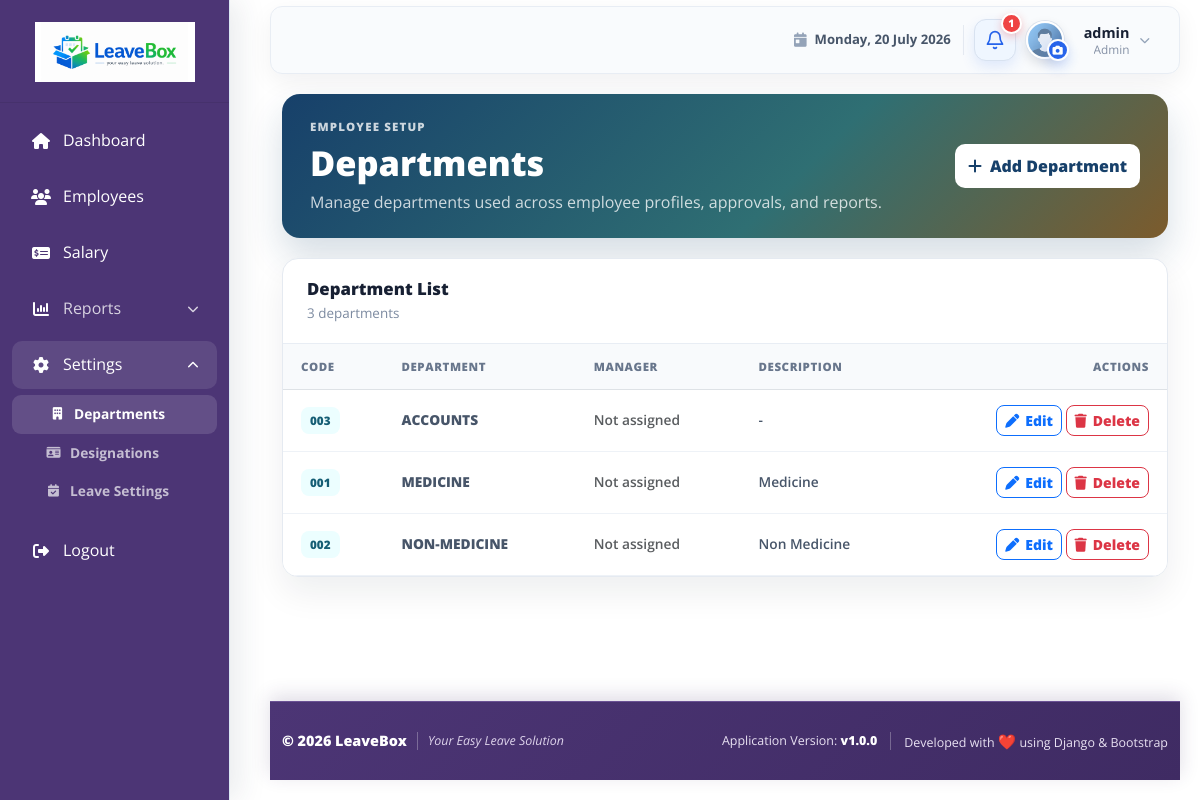
/employee/setup/departments/ (signed in), run on an earlier commit of the app's database.
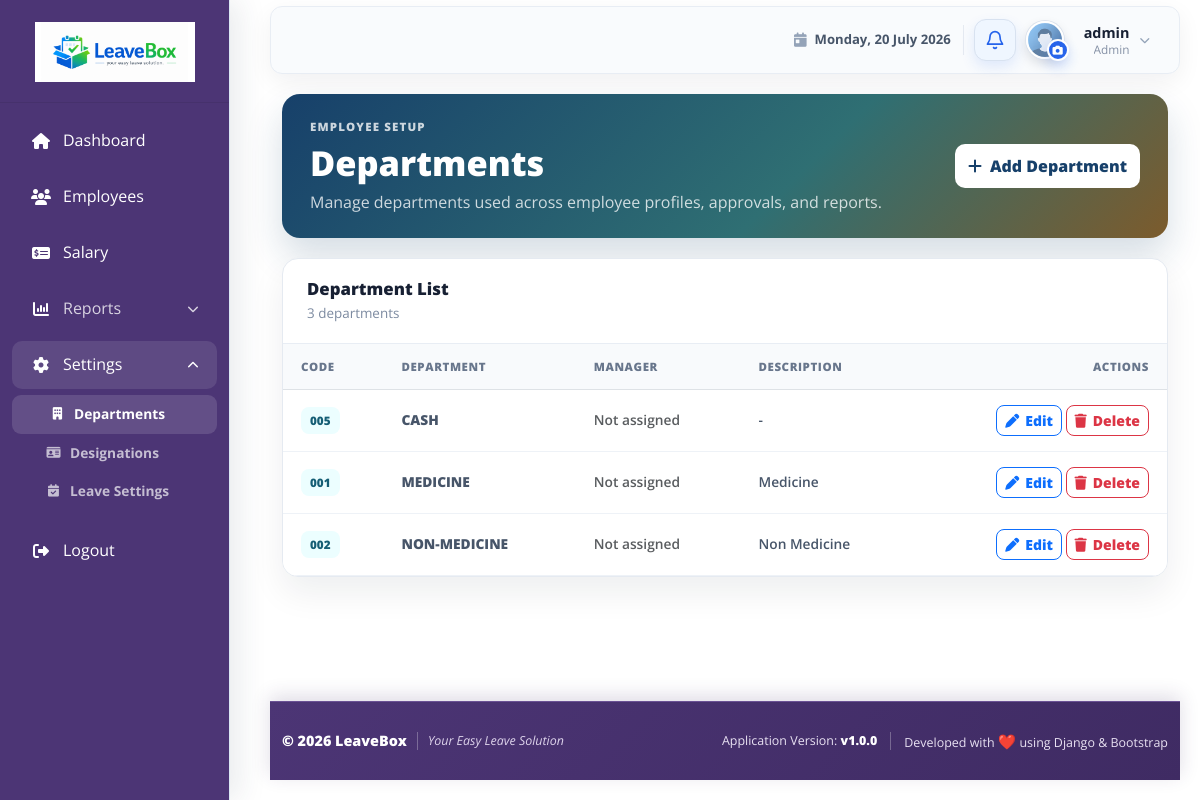
And on a later commit of the database.
### departments/models.py (models this page shows, shortened)
class Department(models.Model):
    name = models.CharField(max_length=100, unique=True)
    code = models.CharField(max_length=20, unique=True)
    description = models.TextField(blank=True, null=True)
    manager = models.ForeignKey(
        'employees.Employee',
        on_delete=models.SET_NULL,
        null=True,
        blank=True,
        related_name='managed_departments'
    )
    created_at = models.DateTimeField(auto_now_add=True)
    updated_at = models.DateTimeField(auto_now=True)
    class Meta:
        ordering = ['name']
        verbose_name = "Department"
        verbose_name_plural = "Departments"
        constraints = [
            models.UniqueConstraint(
                Lower('name'),
                name='unique_department_name_ci',
            ),
        ]

### employees/views.py (the view)
# urls.py: path('setup/departments/', views.DepartmentListView.as_view(), name='department_list'),
class DepartmentListView(LoginRequiredMixin, AdminAccessMixin, ListView):
    model = Department
    template_name = 'setup/department_list.html'
    context_object_name = 'departments'
    def get_queryset(self):
        return Department.objects.select_related('manager__user').order_by('name')

### LAF/templatetags/navigation_tags.py (called while the page is built)
@register.simple_tag
def url_name_active(request, *url_names):
    resolver_match = getattr(request, 'resolver_match', None)
    current_url_name = getattr(resolver_match, 'url_name', None)
    return current_url_name in url_names

### employees/context_processors.py (called while the page is built)
def current_profile_picture(request):
    default_avatar_url = static('images/avatar.png')
    profile_picture_url = default_avatar_url
    user = getattr(request, 'user', None)
    if user and user.is_authenticated:
        try:
            employee = Employee.objects.select_related('extended_profile').get(user=user)
            try:
                profile = employee.extended_profile
            except EmpProfile.DoesNotExist:
                profile = None
            if profile and profile.profile_picture:
                profile_picture_url = profile.profile_picture.url
        except Employee.DoesNotExist:
            pass
    return {
        'current_profile_picture_url': profile_picture_url,
        'default_avatar_url': default_avatar_url,
    }

### templates/setup/department_list.html
{% extends 'base/base.html' %}
{% load static %}
{% block extra_css %}
    <link rel="stylesheet" href="{% static 'css/setup.css' %}">
{% endblock %}
{% block content %}
<div class="setup-page">
    <header class="setup-header">
        <div>
            <span class="setup-eyebrow">Employee setup</span>
            <h1>Departments</h1>
            <p>Manage departments used across employee profiles, approvals, and reports.</p>
        </div>
        <a href="{% url 'department_add' %}" class="btn btn-primary setup-add-button">
            <i class="fas fa-plus" aria-hidden="true"></i>
            Add Department
        </a>
    </header>
    <section class="setup-card">
        <div class="setup-card-header">
            <div>
                <h2>Department List</h2>
                <p>{{ departments|length }} department{{ departments|length|pluralize }}</p>
            </div>
        </div>
        <div class="table-responsive">
            <table class="table setup-table align-middle mb-0">
                <thead>
                    <tr>
                        <th>Code</th>
                        <th>Department</th>
                        <th>Manager</th>
                        <th>Description</th>
                        <th class="text-end">Actions</th>
                    </tr>
                </thead>
                <tbody>
                    {% for department in departments %}
                        <tr>
                            <td><span class="setup-code">{{ department.code }}</span></td>
                            <td><strong>{{ department.get_name_display|default:department.name }}</strong></td>
                            <td>
                                {% if department.manager %}
                                    {{ department.manager.user.get_full_name|default:department.manager.user.username }}
                                {% else %}
                                    <span class="text-muted">Not assigned</span>
                                {% endif %}
                            </td>
                            <td>{{ department.description|default:"-"|truncatechars:70 }}</td>
                            <td class="text-end setup-actions">
                                <a href="{% url 'department_edit' department.pk %}" class="btn btn-sm btn-outline-primary">
                                    <i class="fas fa-pen" aria-hidden="true"></i> Edit
                                </a>
                                <a href="{% url 'department_delete' department.pk %}" class="btn btn-sm btn-outline-danger">
                                    <i class="fas fa-trash" aria-hidden="true"></i> Delete
                                </a>
                            </td>
                        </tr>
                    {% empty %}
                        <tr>
                            <td colspan="5" class="setup-empty">No departments configured yet.</td>
                        </tr>
                    {% endfor %}
                </tbody>
            </table>
        </div>
    </section>
</div>
{% endblock %}

### templates/base/base.html (shortened to what the changed rows need)
{% load static navigation_tags %}
<!DOCTYPE html>
<html lang="en">
<head>
    <link rel="stylesheet" href="{% static 'css/bootstrap-5.3.2.min.css' %}">
    <link rel="stylesheet" href="https://cdnjs.cloudflare.com/ajax/libs/font-awesome/6.4.0/css/all.min.css">
    <link rel="stylesheet" href="{% static 'css/dashboard.css' %}">
    <link rel="stylesheet" href="{% static 'css/apply_leave.css' %}">
    <link rel="stylesheet" href="{% static 'css/footer.css' %}">
    {% block extra_css %}{% endblock %}
</head>
<body>
        {% url_name_active request 'dashboard' 'adm_dashboard' 'emp_dashboard' as dashboard_active %}
        {% url_name_active request 'employee_list' 'employee_detail' 'employee_admin_edit' 'employee_admin_update' as employees_active %}
        {% url_name_active request 'salary_list' 'salary_add' 'salary_edit' as salary_active %}
        {% url_name_active request 'department_list' 'department_add' 'department_edit' 'department_delete' as departments_active %}
        {% url_name_active request 'designation_list' 'designation_add' 'designation_edit' 'designation_delete' as designations_active %}
        {% url_name_active request 'leave_type_list' 'leave_type_add' 'leave_type_edit' 'leave_type_delete' as leave_settings_active %}
        {% url_name_active request 'leave_apply' as leave_apply_active %}
        {% url_name_active request 'attendance_history' as attendance_active %}
        {% url_name_active request 'leave_report' 'attendance_report' as reports_active %}
    <main class="content-wrapper dashboard-content-wrapper">
        <nav class="navbar navbar-expand-lg navbar-light dashboard-navbar mb-2">
            <div class="container-fluid">
                <div class="dashboard-profile-slot">
                    <div class="dashboard-notification-dropdown">
                        <button class="dashboard-notification-button" type="button" id="notificationDropdown" aria-label="Notifications{% if pending_leave_count %}: {{ pending_leave_count }} pending leave request{{ pending_leave_count|pluralize }}{% endif %}" aria-haspopup="true" aria-expanded="false">
                            <svg class="dashboard-notification-icon" viewBox="0 0 24 24" aria-hidden="true">
                                <path d="M18 8a6 6 0 0 0-12 0c0 7-3 7-3 9h18c0-2-3-2-3-9"></path>
                                <path d="M13.73 21a2 2 0 0 1-3.46 0"></path>
                            </svg>
                            {% if pending_leave_count %}
                                <span class="dashboard-notification-badge" aria-hidden="true">{{ pending_leave_count }}</span>
                            {% endif %}
                        </button>
                    </div>
                </div>
            </div>
        </nav>
        <div class="container-fluid">
            {% block content %}{% endblock %}
        </div>
    </main>
</body>
</html>

What changed in the data, as far as the page shows it:
removed Department: code "003", name "ACCOUNTS", shows "Not assigned", description "-"
added Department: code "005", name "CASH", shows "Not assigned", description "-"
Also different on the page:
{{ pending_leave_count }}: "1" → (not shown)
